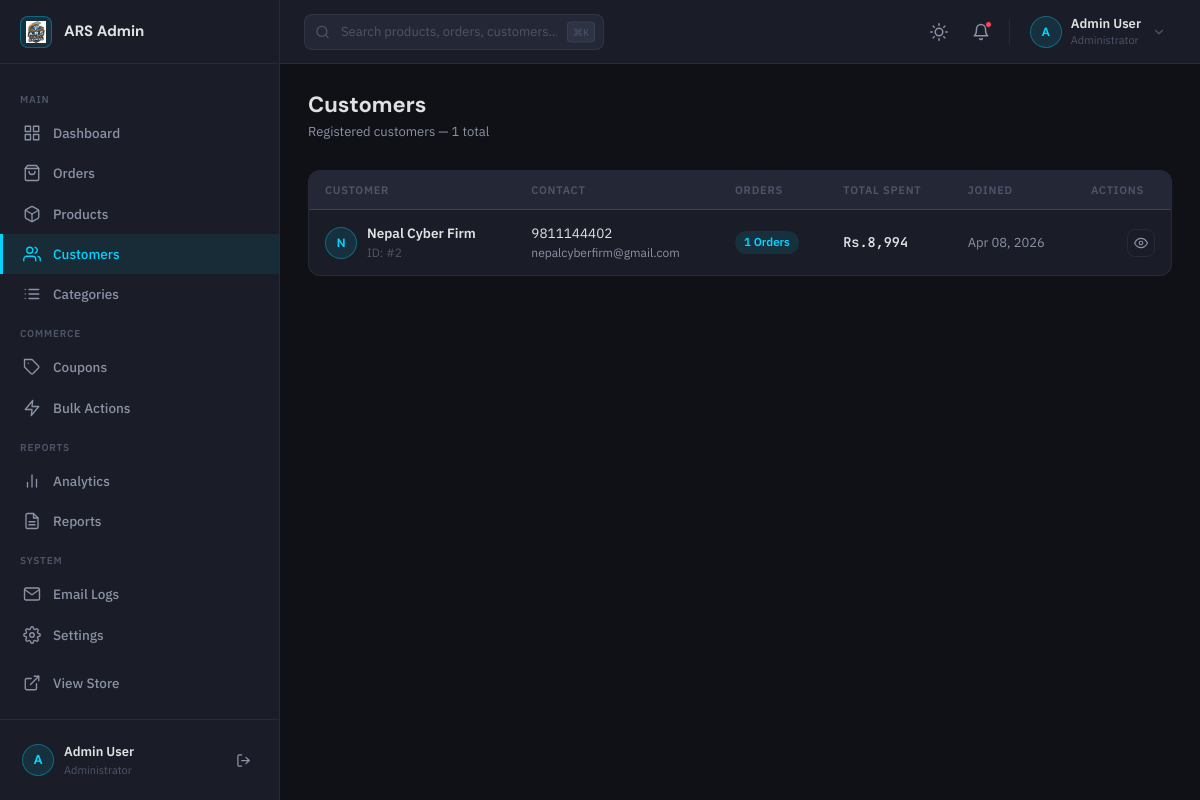
/admin/customers.php (signed in), run on an earlier commit of the app's database.
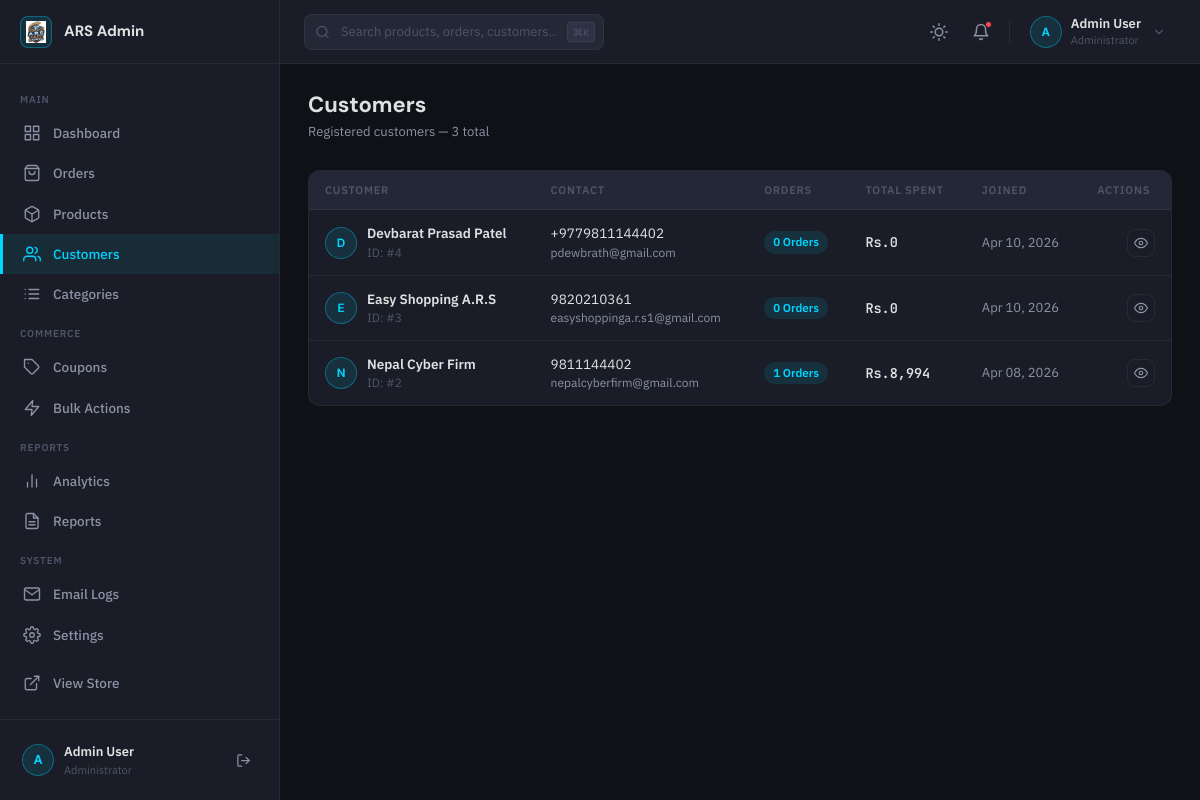
And on a later commit of the database.
### tables this page shows
CREATE TABLE `users` (
  `id` int(11) NOT NULL AUTO_INCREMENT,
  `full_name` varchar(255) NOT NULL,
  `email` varchar(255) DEFAULT NULL,
  `mobile` varchar(15) NOT NULL,
  `password` varchar(255) NOT NULL,
  `address` text DEFAULT NULL,
  `role` enum('admin','customer') DEFAULT 'customer',
  `reset_token` varchar(255) DEFAULT NULL,
  `reset_expires` datetime DEFAULT NULL,
  `reset_token_used_at` datetime DEFAULT NULL,
  `otp_attempts` tinyint(4) NOT NULL DEFAULT 0,
  `otp_issued_at` datetime DEFAULT NULL,
  `email_verified_at` timestamp NULL DEFAULT NULL,
  `verification_token` varchar(255) DEFAULT NULL,
  `created_at` timestamp NULL DEFAULT current_timestamp(),
  PRIMARY KEY (`id`),
  UNIQUE KEY `mobile` (`mobile`),
  UNIQUE KEY `email` (`email`),
  KEY `idx_users_reset_expires` (`reset_expires`)
);

### includes/functions.php (called while the page is built, shortened)
<?php
function formatPrice($price) {
    return CURRENCY . number_format((float)$price, 0);
}

### admin/customers.php (the view, shortened to what this page needs)
<?php
require_once __DIR__ . '/auth_check.php';
require_once __DIR__ . '/layout-parts.php';
$stmt = $pdo->query("
    SELECT u.*, COUNT(o.id) as order_count, COALESCE(SUM(o.total_amount), 0) as total_spent
    FROM users u
    LEFT JOIN orders o ON u.id = o.user_id
    WHERE u.role = 'customer'
    GROUP BY u.id
    ORDER BY u.created_at DESC
");
$customers = $stmt->fetchAll();
admin_header('Customers', 'customers');
?>
<div class="page-header">
    <div>
        <h1 class="page-title">Customers</h1>
        <p class="page-subtitle">Registered customers — <?php echo count($customers); ?> total</p>
    </div>
</div>
<div class="table-wrapper">
    <div class="table-scroll">
        <table class="data-table">
            <thead>
                <tr>
                    <th>Customer</th>
                    <th>Contact</th>
                    <th>Orders</th>
                    <th>Total Spent</th>
                    <th>Joined</th>
                    <th class="col-actions">Actions</th>
                </tr>
            </thead>
            <tbody>
                <?php foreach ($customers as $customer): ?>
                <tr>
                    <td>
                        <div style="display:flex;align-items:center;gap:10px;">
                            <div style="width:32px;height:32px;border-radius:var(--r-full);background:var(--accent-dim);border:1.5px solid var(--border-accent);display:flex;align-items:center;justify-content:center;font-family:var(--font-display);font-size:12px;font-weight:700;color:var(--accent);flex-shrink:0;">
                                <?php echo strtoupper(substr($customer['full_name'], 0, 1)); ?>
                            </div>
                            <div>
                                <div style="font-weight:600;"><?php echo htmlspecialchars($customer['full_name']); ?></div>
                                <div style="font-size:12px;color:var(--text-muted);">ID: #<?php echo $customer['id']; ?></div>
                            </div>
                        </div>
                    </td>
                    <td>
                        <div><?php echo htmlspecialchars($customer['mobile']); ?></div>
                        <div style="font-size:12px;color:var(--text-secondary);"><?php echo htmlspecialchars($customer['email'] ?: '—'); ?></div>
                    </td>
                    <td>
                        <span class="badge badge-info"><?php echo $customer['order_count']; ?> Orders</span>
                    </td>
                    <td style="font-family:var(--font-mono);font-weight:600;">
                        <?php echo formatPrice($customer['total_spent']); ?>
                    </td>
                    <td style="font-size:13px;color:var(--text-secondary);">
                        <?php echo date('M d, Y', strtotime($customer['created_at'])); ?>
                    </td>
                    <td class="col-actions">
                        <div class="actions-cell">
                            <button class="btn btn-ghost btn-sm btn-icon" title="View Orders"
                                onclick="Toast.info('Customer detail view coming soon!')">
                                <svg viewBox="0 0 24 24" fill="none" stroke="currentColor" stroke-width="2" stroke-linecap="round" stroke-linejoin="round" style="width:14px;height:14px;"><path d="M1 12s4-8 11-8 11 8 11 8-4 8-11 8-11-8-11-8z"/><circle cx="12" cy="12" r="3"/></svg>
                            </button>
                        </div>
                    </td>
                </tr>
                <?php endforeach; ?>
            </tbody>
        </table>
    </div>
</div>
<?php admin_footer(); ?>

### admin/layout-parts.php (shortened to what this page needs)
<?php
function admin_header($title = 'Admin Dashboard', $active_page = 'dashboard') {
    $site_url = defined('SITE_URL') ? rtrim(SITE_URL, '/') : '';
    $user_name = $_SESSION['user_name'] ?? 'Admin';
    $initial   = strtoupper(substr($user_name, 0, 1));
    function nav_active($page, $active) {
        return $page === $active ? 'nav-item active' : 'nav-item';
    }
    ?>
<!DOCTYPE html>
<html lang="en">
<head>
    <link rel="stylesheet" href="../assets/css/admin.css">
</head>
<body class="admin">
<div class="admin-shell">
    <aside class="admin-sidebar" id="admin-sidebar">
        <div class="sidebar-brand">
            <div class="sidebar-brand-logo">
                <?php if (file_exists(__DIR__ . '/../assets/logo.jpeg')): ?>
                    <img src="../assets/logo.jpeg" alt="ARS Logo">
                <?php else: ?>
                    <svg width="16" height="16" viewBox="0 0 24 24" fill="none" stroke="#00D4FF" stroke-width="2.5" stroke-linecap="round" stroke-linejoin="round"><path d="M6 2L3 6v14a2 2 0 002 2h14a2 2 0 002-2V6l-3-4z"/><line x1="3" y1="6" x2="21" y2="6"/><path d="M16 10a4 4 0 01-8 0"/></svg>
                <?php endif; ?>
            </div>
            <span class="sidebar-brand-name">ARS Admin</span>
        </div>
        <nav class="sidebar-nav" aria-label="Admin Navigation">
            <div class="sidebar-section-label">Main</div>
            <a href="<?php echo $site_url; ?>/admin/dashboard.php" class="<?php echo nav_active('dashboard', $active_page); ?>">
                <span class="nav-item-icon"><svg viewBox="0 0 24 24" fill="none" stroke="currentColor" stroke-width="1.8" stroke-linecap="round" stroke-linejoin="round"><rect x="3" y="3" width="7" height="7"/><rect x="14" y="3" width="7" height="7"/><rect x="14" y="14" width="7" height="7"/><rect x="3" y="14" width="7" height="7"/></svg></span>
                <span class="nav-item-label">Dashboard</span>
            </a>
            <a href="<?php echo $site_url; ?>/admin/orders.php" class="<?php echo nav_active('orders', $active_page); ?>">
                <span class="nav-item-icon"><svg viewBox="0 0 24 24" fill="none" stroke="currentColor" stroke-width="1.8" stroke-linecap="round" stroke-linejoin="round"><path d="M6 2L3 6v14a2 2 0 002 2h14a2 2 0 002-2V6l-3-4z"/><line x1="3" y1="6" x2="21" y2="6"/><path d="M16 10a4 4 0 01-8 0"/></svg></span>
                <span class="nav-item-label">Orders</span>
            </a>
            <a href="<?php echo $site_url; ?>/admin/products.php" class="<?php echo nav_active('products', $active_page); ?>">
                <span class="nav-item-icon"></span>
                <span class="nav-item-label">Products</span>
            </a>
            <a href="<?php echo $site_url; ?>/admin/customers.php" class="<?php echo nav_active('customers', $active_page); ?>">
                <span class="nav-item-icon"><svg viewBox="0 0 24 24" fill="none" stroke="currentColor" stroke-width="1.8" stroke-linecap="round" stroke-linejoin="round"><path d="M17 21v-2a4 4 0 00-4-4H5a4 4 0 00-4 4v2"/><circle cx="9" cy="7" r="4"/><path d="M23 21v-2a4 4 0 00-3-3.87"/><path d="M16 3.13a4 4 0 010 7.75"/></svg></span>
                <span class="nav-item-label">Customers</span>
            </a>
            <a href="<?php echo $site_url; ?>/admin/categories.php" class="<?php echo nav_active('categories', $active_page); ?>">
                <span class="nav-item-icon"></span>
                <span class="nav-item-label">Categories</span>
            </a>
            <div class="sidebar-section-label">Commerce</div>
            <a href="<?php echo $site_url; ?>/admin/coupons.php" class="<?php echo nav_active('coupons', $active_page); ?>">
                <span class="nav-item-icon"><svg viewBox="0 0 24 24" fill="none" stroke="currentColor" stroke-width="1.8" stroke-linecap="round" stroke-linejoin="round"><path d="M20.59 13.41l-7.17 7.17a2 2 0 01-2.83 0L2 12V2h10l8.59 8.59a2 2 0 010 2.82z"/><line x1="7" y1="7" x2="7.01" y2="7"/></svg></span>
                <span class="nav-item-label">Coupons</span>
            </a>
            <a href="<?php echo $site_url; ?>/admin/bulk-actions.php" class="<?php echo nav_active('bulk-actions', $active_page); ?>">
                <span class="nav-item-icon"><svg viewBox="0 0 24 24" fill="none" stroke="currentColor" stroke-width="1.8" stroke-linecap="round" stroke-linejoin="round"><polygon points="13 2 3 14 12 14 11 22 21 10 12 10 13 2"/></svg></span>
                <span class="nav-item-label">Bulk Actions</span>
            </a>
            <div class="sidebar-section-label">Reports</div>
            <a href="<?php echo $site_url; ?>/admin/analytics.php" class="<?php echo nav_active('analytics', $active_page); ?>">
                <span class="nav-item-icon"><svg viewBox="0 0 24 24" fill="none" stroke="currentColor" stroke-width="1.8" stroke-linecap="round" stroke-linejoin="round"><line x1="18" y1="20" x2="18" y2="10"/><line x1="12" y1="20" x2="12" y2="4"/><line x1="6" y1="20" x2="6" y2="14"/></svg></span>
                <span class="nav-item-label">Analytics</span>
            </a>
            <a href="<?php echo $site_url; ?>/admin/reports.php" class="<?php echo nav_active('reports', $active_page); ?>">
                <span class="nav-item-icon"><svg viewBox="0 0 24 24" fill="none" stroke="currentColor" stroke-width="1.8" stroke-linecap="round" stroke-linejoin="round"><path d="M14 2H6a2 2 0 00-2 2v16a2 2 0 002 2h12a2 2 0 002-2V8z"/><polyline points="14 2 14 8 20 8"/><line x1="16" y1="13" x2="8" y2="13"/><line x1="16" y1="17" x2="8" y2="17"/></svg></span>
                <span class="nav-item-label">Reports</span>
            </a>
            <div class="sidebar-section-label">System</div>
            <a href="<?php echo $site_url; ?>/admin/email-logs.php" class="<?php echo nav_active('email-logs', $active_page); ?>">
                <span class="nav-item-icon"><svg viewBox="0 0 24 24" fill="none" stroke="currentColor" stroke-width="1.8" stroke-linecap="round" stroke-linejoin="round"><path d="M4 4h16c1.1 0 2 .9 2 2v12c0 1.1-.9 2-2 2H4c-1.1 0-2-.9-2-2V6c0-1.1.9-2 2-2z"/><polyline points="22,6 12,13 2,6"/></svg></span>
                <span class="nav-item-label">Email Logs</span>
            </a>
            <a href="<?php echo $site_url; ?>/admin/settings.php" class="<?php echo nav_active('settings', $active_page); ?>">
                <span class="nav-item-icon"></span>
                <span class="nav-item-label">Settings</span>
            </a>
            <a href="<?php echo $site_url; ?>/index.php" target="_blank" class="nav-item" style="margin-top:8px;">
                <span class="nav-item-icon"><svg viewBox="0 0 24 24" fill="none" stroke="currentColor" stroke-width="1.8" stroke-linecap="round" stroke-linejoin="round"><path d="M18 13v6a2 2 0 01-2 2H5a2 2 0 01-2-2V8a2 2 0 012-2h6"/><polyline points="15 3 21 3 21 9"/><line x1="10" y1="14" x2="21" y2="3"/></svg></span>
                <span class="nav-item-label">View Store</span>
            </a>
        </nav>
        <div class="sidebar-footer">
            <div class="sidebar-user">
                <div class="sidebar-avatar"><?php echo $initial; ?></div>
                <div class="sidebar-user-info">
                    <div class="sidebar-user-name"><?php echo htmlspecialchars($user_name); ?></div>
                    <div class="sidebar-user-role">Administrator</div>
                </div>
                <a href="<?php echo $site_url; ?>/auth/logout.php" class="sidebar-logout" title="Logout">
                    <svg width="15" height="15" viewBox="0 0 24 24" fill="none" stroke="currentColor" stroke-width="2" stroke-linecap="round" stroke-linejoin="round"><path d="M9 21H5a2 2 0 01-2-2V5a2 2 0 012-2h4"/><polyline points="16 17 21 12 16 7"/><line x1="21" y1="12" x2="9" y2="12"/></svg>
                </a>
            </div>
        </div>
    </aside>
    <div class="admin-main-wrapper">
        <header class="admin-topbar">
            <div class="topbar-left">
                <div class="topbar-search">
                    <input type="text" placeholder="Search products, orders, customers…" aria-label="Global search">
                    <span class="topbar-shortcut">⌘K</span>
                </div>
            </div>
            <div class="topbar-right">
                <button class="topbar-btn" id="theme-toggle" title="Switch to light mode" aria-label="Toggle theme">
                </button>
                <button class="topbar-btn" title="Notifications" aria-label="Notifications">
                    <svg width="18" height="18" viewBox="0 0 24 24" fill="none" stroke="currentColor" stroke-width="2" stroke-linecap="round" stroke-linejoin="round"><path d="M18 8A6 6 0 006 8c0 7-3 9-3 9h18s-3-2-3-9"/><path d="M13.73 21a2 2 0 01-3.46 0"/></svg>
                    <span class="topbar-notif-dot"></span>
                </button>
                <div class="topbar-user" id="user-dropdown-trigger" aria-haspopup="true" aria-expanded="false">
                    <div class="topbar-avatar"><?php echo $initial; ?></div>
                    <div class="topbar-user-info">
                        <div class="topbar-user-name"><?php echo htmlspecialchars($user_name); ?></div>
                        <div class="topbar-user-role">Administrator</div>
                    </div>
                    <svg width="14" height="14" viewBox="0 0 24 24" fill="none" stroke="currentColor" stroke-width="2" stroke-linecap="round" stroke-linejoin="round" style="color:var(--text-muted);margin-left:2px;"><polyline points="6 9 12 15 18 9"/></svg>
                </div>
            </div>
        </header>
        <div class="admin-topbar-spacer"></div>
        <main class="admin-main">
<?php
}
function admin_footer() {
    ?>
        </main>
    </div>
</div>
</body>
</html>
<?php
}

What changed in the data, as far as the page shows it:
added users: full_name "D", full_name "Devbarat Prasad Patel", id "4", mobile "+9779811144402", email "pdewbrath@gmail.com", order_count "0", total_spent "Rs.0", created_at "Apr 10, 2026"
added users: full_name "E", full_name "Easy Shopping A.R.S", id "3", mobile "9820210361", email "easyshoppinga.r.s1@gmail.com", order_count "0", total_spent "Rs.0", created_at "Apr 10, 2026"
Also different on the page:
count($customers): "1" → "3"
